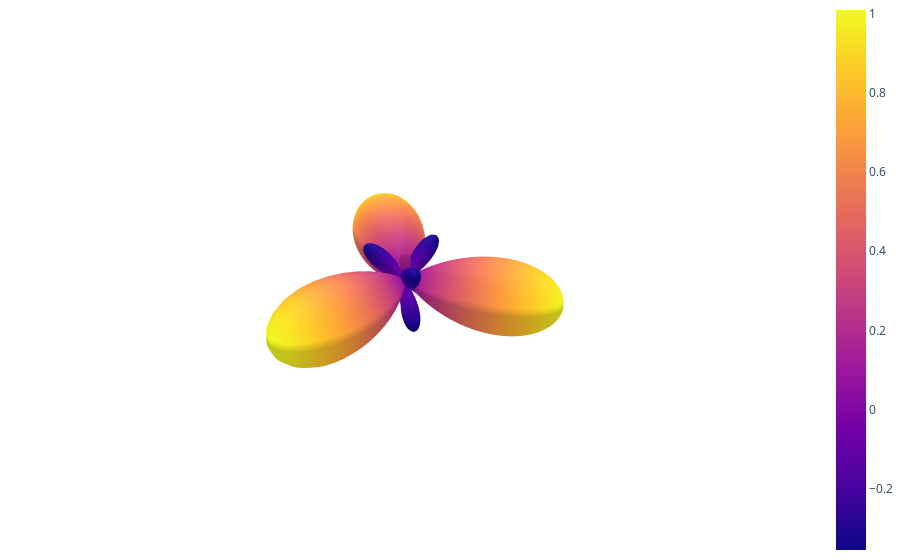

The notebook cell saved with this chart:
### Code cell
visualize(pred_sig.detach())

### Figure 1 — Plotly figure (JSON) as saved in the notebook; plotly's stock layout.template omitted (floating-point values rounded to 4 significant figures; data arrays with more than 128 entries replaced by an {"elided": "..."} marker saying what was removed)
{"data": [{"surfacecolor": {"elided": "100x100 float values"}, "type": "surface", "x": {"elided": "100x100 float values"}, "y": {"elided": "100x100 float values"}, "z": {"elided": "100x100 float values"}}], "layout": {"margin": {"b": 0, "l": 0, "r": 0, "t": 0}, "paper_bgcolor": "rgba(255,255,255,255)", "plot_bgcolor": "rgba(255,255,255,255)", "scene": {"aspectmode": "cube", "bgcolor": "rgba(255,255,255,255)", "camera": {"eye": {"x": 0.5, "y": 0.5, "z": 0.5}}, "xaxis": {"backgroundcolor": "rgba(255,255,255,255)", "range": [-2.5, 2.5], "showgrid": false, "showticklabels": false, "title": {"text": ""}, "zeroline": false}, "yaxis": {"backgroundcolor": "rgba(255,255,255,255)", "range": [-2.5, 2.5], "showgrid": false, "showticklabels": false, "title": {"text": ""}, "zeroline": false}, "zaxis": {"backgroundcolor": "rgba(255,255,255,255)", "range": [-2.5, 2.5], "showgrid": false, "showticklabels": false, "title": {"text": ""}, "zeroline": false}}}}
